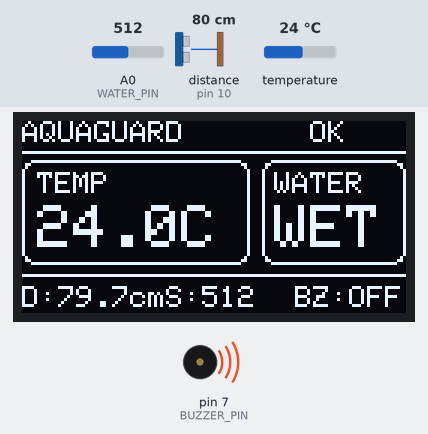
The sketch below on a simulated Arduino Uno, built with avr-gcc and run on an emulated ATmega328P. Parts: 128×64 one-colour display, buzzer (waves = sounding, pin HIGH). Wiring (inferred from the names in the program): ultrasonic range finder: trigger pin 9; echo pin 10. Inputs (shaded band) come from the test bench; at power-on: distance to the obstacle (sensor on pin 10) 80 cm, A0 (WATER_PIN) = 512, temperature 24 °C. The echo pulse lasts 58.3 µs per cm; pins used as bus, display or sensor lines are not drawn; what the sketch prints to the serial monitor is not drawn.

Above: at 2.8 s.
2.9 s: distance to the obstacle (sensor on pin 10) set to 2 cm
At 4.2 s:
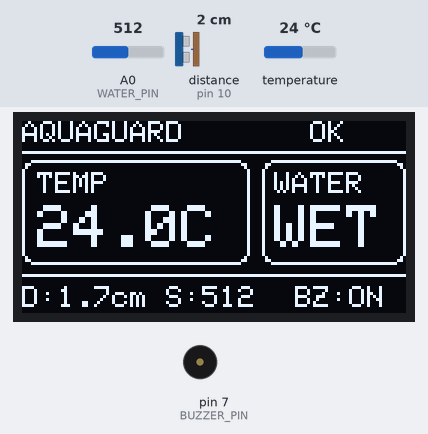
4.6 s: A0 (WATER_PIN) set to 290
At 5.9 s:
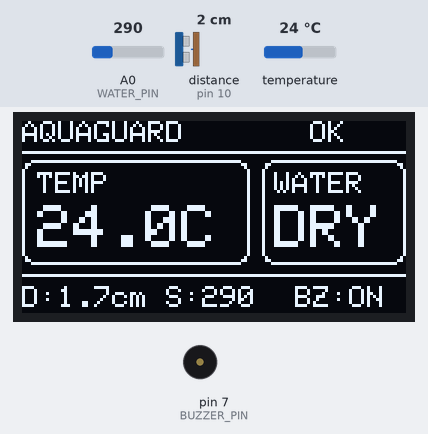
6.4 s: distance to the obstacle (sensor on pin 10) set to 18 cm
At 8.8 s:
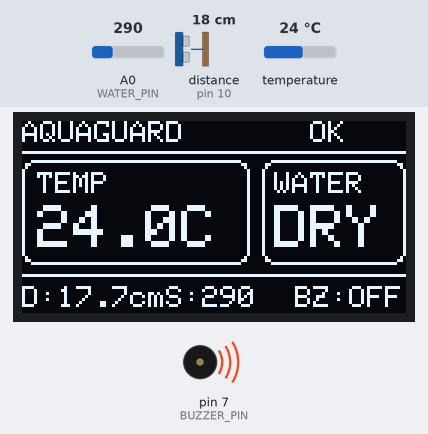
9.5 s: A0 (WATER_PIN) set to 318
At 10.9 s:
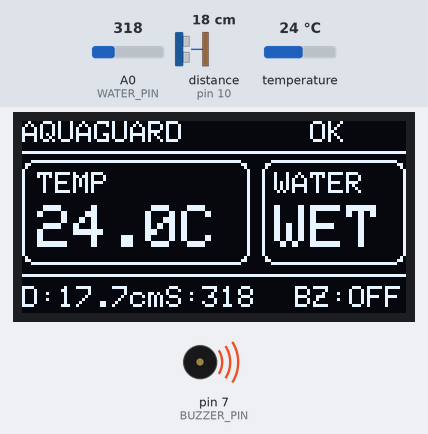
11.3 s: temperature set to 12 °C
At 13.6 s:
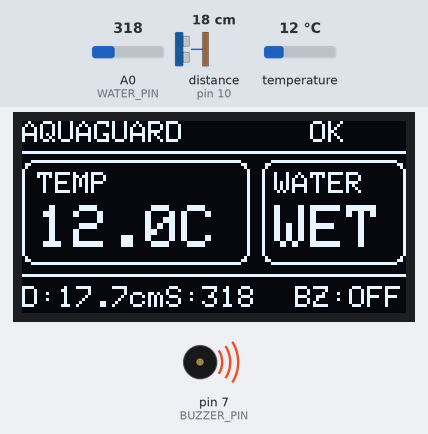
13.8 s: temperature set to 19 °C
At 16.0 s:
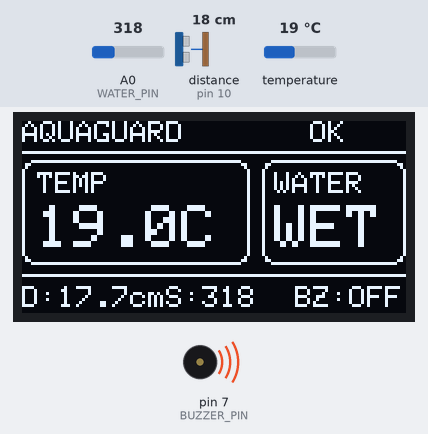
Timing chart, 0 to 17.3 s (numbered marks = the images above; inputs shaded):
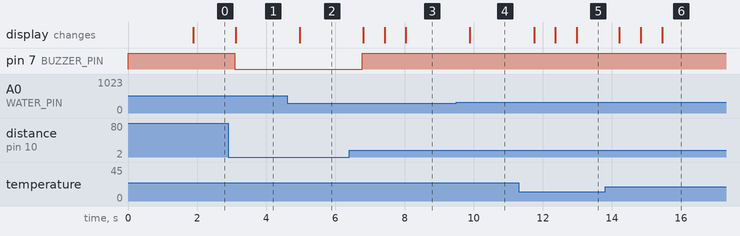

Measured:
- the behaviour switches between 299 and 300 on A0 (WATER_PIN) (found by bisection; images 3 and 4)
- after the input at 2.9 s, pin 7 (BUZZER_PIN): HIGH → LOW after 0.19 s; the display: changes after 0.22 s (image 1)
- after the input at 4.6 s, the display: changes after 0.36 s (image 2)
- after the input at 6.4 s, pin 7 (BUZZER_PIN): LOW → HIGH after 0.37 s; the display: changes after 0.41 s (image 3)
- after the input at 9.5 s, the display: changes after 0.39 s (image 4)
- after the input at 11.3 s, the display: changes after 0.45 s (image 5)
- after the input at 13.8 s, the display: changes after 0.42 s (image 6)

The sketch:

AquaGuard.ino
```cpp
#include <Wire.h>
#include <Adafruit_GFX.h>
#include <Adafruit_SSD1306.h>
#include <OneWire.h>
#include <DallasTemperature.h>

// ==================================================
// AQUAGUARD - SMART WATER TANK MONITORING SYSTEM
// Board: Arduino Uno R3
// ==================================================


// ==================================================
// 1. OLED CONFIGURATION
// ==================================================

#define SCREEN_WIDTH 128
#define SCREEN_HEIGHT 64
#define OLED_RESET -1
#define OLED_ADDRESS 0x3C

Adafruit_SSD1306 display(
  SCREEN_WIDTH,
  SCREEN_HEIGHT,
  &Wire,
  OLED_RESET
);

bool oledReady = false;


// ==================================================
// 2. DS18B20 TEMPERATURE SENSOR
// ==================================================

#define TEMP_PIN 2

OneWire oneWire(TEMP_PIN);
DallasTemperature tempSensor(&oneWire);


// ==================================================
// 3. HC-SR04 ULTRASONIC SENSOR
// ==================================================

#define TRIG_PIN 9
#define ECHO_PIN 10


// ==================================================
// 4. WATER LEVEL SENSOR
// ==================================================

#define WATER_PIN A0

const int WATER_THRESHOLD = 300;


// ==================================================
// 5. BUZZER CONFIGURATION
// ==================================================

#define BUZZER_PIN 7

// Previously tested successfully with this module
const bool BUZZER_ACTIVE_LOW = true;

// Buzzer activates when distance is 15 cm or less
const float ALARM_DISTANCE_CM = 15.0;


// ==================================================
// 6. READ ULTRASONIC DISTANCE
// ==================================================

float readDistance() {

  digitalWrite(TRIG_PIN, LOW);
  delayMicroseconds(2);

  digitalWrite(TRIG_PIN, HIGH);
  delayMicroseconds(10);

  digitalWrite(TRIG_PIN, LOW);

  unsigned long duration = pulseIn(
    ECHO_PIN,
    HIGH,
    30000UL
  );

  if (duration == 0) {
    return -1.0;
  }

  float distance =
    (duration * 0.0343) / 2.0;

  return distance;
}


// ==================================================
// 7. BUZZER CONTROL
// ==================================================

void setBuzzer(bool alarmActive) {

  if (BUZZER_ACTIVE_LOW) {

    digitalWrite(
      BUZZER_PIN,
      alarmActive ? LOW : HIGH
    );

  } else {

    digitalWrite(
      BUZZER_PIN,
      alarmActive ? HIGH : LOW
    );
  }
}


// ==================================================
// 8. PROFESSIONAL OLED DISPLAY
// ==================================================

void updateDisplay(
  float temperature,
  bool temperatureValid,
  float distance,
  int waterValue,
  bool waterDetected
) {

  if (!oledReady) {
    return;
  }

  bool buzzerOn =
    (distance >= 0 &&
     distance <= ALARM_DISTANCE_CM);

  display.clearDisplay();

  display.setTextColor(SSD1306_WHITE);
  display.setTextSize(1);


  // ----------------------------------------------
  // HEADER
  // ----------------------------------------------

  display.setCursor(0, 0);
  display.print("AQUAGUARD");

  display.setCursor(96, 0);

  if (temperatureValid && distance >= 0) {
    display.print("OK");
  } else {
    display.print("CHECK");
  }

  display.drawFastHLine(
    0, 10, 128,
    SSD1306_WHITE
  );


  // ----------------------------------------------
  // TEMPERATURE CARD
  // ----------------------------------------------

  display.drawRoundRect(
    0, 13, 76, 35, 4,
    SSD1306_WHITE
  );

  display.setTextSize(1);
  display.setCursor(5, 17);
  display.print("TEMP");

  if (temperatureValid) {

    display.setCursor(5, 28);

    if (temperature < -9.9 || temperature >= 100.0) {
      display.setTextSize(1);
    } else {
      display.setTextSize(2);
    }

    display.print(temperature, 1);
    display.print("C");

  } else {

    display.setTextSize(1);
    display.setCursor(5, 30);
    display.print("ERROR");
  }


  // ----------------------------------------------
  // WATER STATUS CARD
  // ----------------------------------------------

  display.drawRoundRect(
    80, 13, 48, 35, 4,
    SSD1306_WHITE
  );

  display.setTextSize(1);
  display.setCursor(84, 17);
  display.print("WATER");

  display.setTextSize(2);
  display.setCursor(84, 28);

  if (waterDetected) {
    display.print("WET");
  } else {
    display.print("DRY");
  }


  // ----------------------------------------------
  // BOTTOM INFORMATION BAR
  // ----------------------------------------------

  display.drawFastHLine(
    0, 51, 128,
    SSD1306_WHITE
  );

  display.setTextSize(1);


  // Distance
  display.setCursor(0, 55);
  display.print("D:");

  if (distance >= 0) {

    display.print(distance, 1);
    display.print("cm");

  } else {

    display.print("--");
  }


  // Water sensor raw value
  display.setCursor(48, 55);
  display.print("S:");
  display.print(waterValue);


  // Buzzer status
  display.setCursor(91, 55);
  display.print("BZ:");
  display.print(buzzerOn ? "ON" : "OFF");


  // Refresh screen
  display.display();
}


// ==================================================
// 9. SETUP
// ==================================================

void setup() {

  Serial.begin(9600);


  // HC-SR04
  pinMode(TRIG_PIN, OUTPUT);
  pinMode(ECHO_PIN, INPUT);


  // Buzzer
  pinMode(BUZZER_PIN, OUTPUT);
  setBuzzer(false);


  // DS18B20
  tempSensor.begin();
  tempSensor.setResolution(10);


  // OLED
  if (
    display.begin(
      SSD1306_SWITCHCAPVCC,
      OLED_ADDRESS
    )
  ) {

    oledReady = true;

    display.clearDisplay();
    display.setTextColor(SSD1306_WHITE);
    display.setTextSize(1);

    display.setCursor(15, 20);
    display.println("AQUAGUARD");

    display.setCursor(15, 35);
    display.println("SYSTEM STARTING");

    display.display();

  } else {

    Serial.println("ERROR: OLED NOT FOUND");
  }


  // Startup information
  Serial.println("========================");
  Serial.println("AQUAGUARD SYSTEM STARTED");
  Serial.println("========================");

  Serial.print("DS18B20 Sensors Found: ");
  Serial.println(tempSensor.getDeviceCount());

  Serial.println("Serial Baud Rate: 9600");

  delay(1500);
}


// ==================================================
// 10. MAIN LOOP
// ==================================================

void loop() {


  // ----------------------------------------------
  // READ TEMPERATURE
  // ----------------------------------------------

  tempSensor.requestTemperatures();

  float temperatureC =
    tempSensor.getTempCByIndex(0);

  bool temperatureValid =
    (temperatureC != DEVICE_DISCONNECTED_C);


  // ----------------------------------------------
  // READ ULTRASONIC DISTANCE
  // ----------------------------------------------

  float distance = readDistance();


  // ----------------------------------------------
  // READ WATER SENSOR
  // ----------------------------------------------

  int waterValue =
    analogRead(WATER_PIN);

  bool waterDetected =
    (waterValue >= WATER_THRESHOLD);


  // ----------------------------------------------
  // BUZZER CONTROL
  // ----------------------------------------------

  bool alarmActive = false;

  if (
    distance >= 0 &&
    distance <= ALARM_DISTANCE_CM
  ) {

    alarmActive = true;
  }

  setBuzzer(alarmActive);


  // ----------------------------------------------
  // UPDATE OLED
  // ----------------------------------------------

  updateDisplay(
    temperatureC,
    temperatureValid,
    distance,
    waterValue,
    waterDetected
  );


  // ----------------------------------------------
  // SERIAL OUTPUT FOR PYTHON DASHBOARD
  // ----------------------------------------------

  Serial.println("----------------------");


  // Temperature
  Serial.print("Temperature: ");

  if (temperatureValid) {

    Serial.print(temperatureC, 2);
    Serial.println(" Celsius");

  } else {

    Serial.println("ERROR - Sensor not detected");
  }


  // Distance
  Serial.print("Distance: ");

  if (distance >= 0) {

    Serial.print(distance, 2);
    Serial.println(" cm");

  } else {

    Serial.println("NO ECHO");
  }


  // Water sensor
  Serial.print("Water Sensor: ");
  Serial.print(waterValue);

  Serial.print(" | Status: ");

  Serial.println(
    waterDetected ? "WET" : "DRY"
  );


  // Buzzer
  Serial.print("Buzzer: ");

  Serial.println(
    alarmActive ? "ON" : "OFF"
  );


  Serial.println("----------------------");


  // Update interval
  delay(300);
}
```
